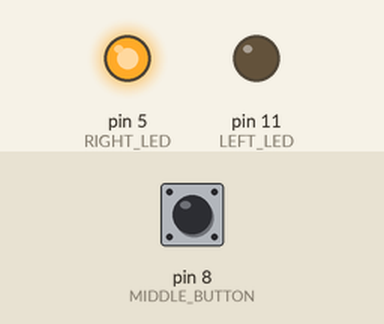
A sketch run on a simulated Arduino Uno, built with avr-gcc and run on an emulated ATmega328P. Parts: output pins drawn as LEDs (lit = HIGH). Inputs (shaded band) come from the test bench; at power-on: pin 8 (MIDDLE_BUTTON) HIGH.

Above: at 1.2 s.
1.3 s: pin 8 (MIDDLE_BUTTON) pulled LOW for 0.15 s
At 1.9 s:
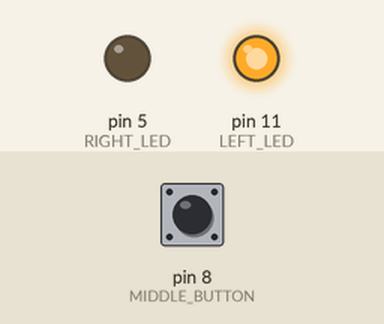
2.9 s: pin 8 (MIDDLE_BUTTON) pulled LOW for 1 s
At 4.3 s:
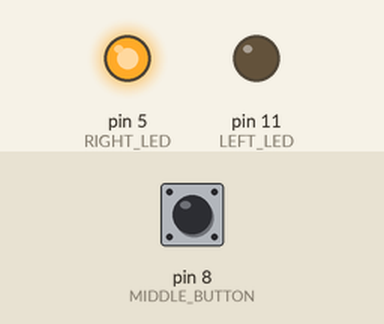
5.4 s: pin 8 (MIDDLE_BUTTON) pulled LOW for 3.2 s
At 9.1 s:
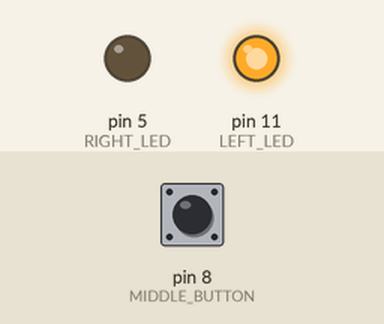
Timing chart, 0 to 10.6 s (numbered marks = the images above; inputs shaded):
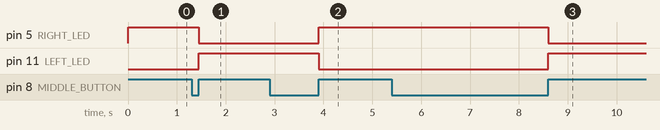

The sketch:

opdracht_3.ino
```cpp
const int LEFT_LED = 11;
const int MIDDLE_BUTTON = 8;
const int RIGHT_LED = 5;

void setup() {
  // Zet alle pins aan
  pinMode(LEFT_LED, OUTPUT);
  pinMode(MIDDLE_BUTTON, INPUT_PULLUP);
  pinMode(RIGHT_LED, OUTPUT);

  // Zet LEFT_LED aan
  digitalWrite(LEFT_LED, HIGH);
}

void loop() {
  // Als er op de knop word geklikt, voer een methode uit
  if (digitalRead(MIDDLE_BUTTON)) {
    toggleLeds();

    // Stop het programma terwijl de knop ingedrukt blijft
    while (digitalRead(MIDDLE_BUTTON));
  }
}

void toggleLeds() {
  // Lees de linker en rechter pins uit
  int leftState = digitalRead(LEFT_LED);
  int rightState = digitalRead(RIGHT_LED);

  // Verwissel de waarden met elkaar
  digitalWrite(LEFT_LED, rightState);
  digitalWrite(RIGHT_LED, leftState);
}
```

Measured:
- after the input at 1.3 s, pin 5 (RIGHT_LED): HIGH → LOW after 0.15 s; pin 11 (LEFT_LED): LOW → HIGH after 0.15 s
- after the input at 2.9 s, pin 5 (RIGHT_LED): LOW → HIGH after 1.0 s; pin 11 (LEFT_LED): HIGH → LOW after 1.0 s
- after the input at 5.4 s, pin 5 (RIGHT_LED): HIGH → LOW after 3.2 s; pin 11 (LEFT_LED): LOW → HIGH after 3.2 s
